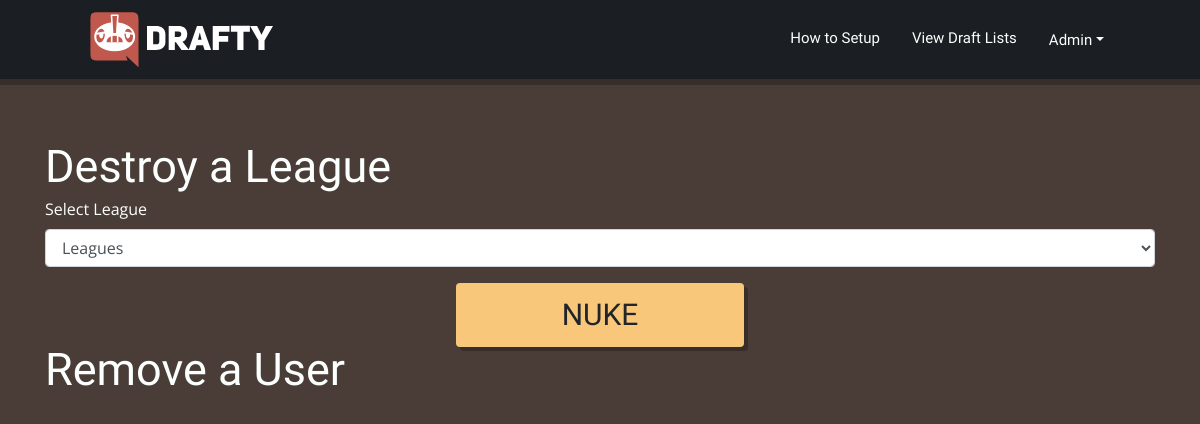
Page /manage_leagues on the earlier database version.
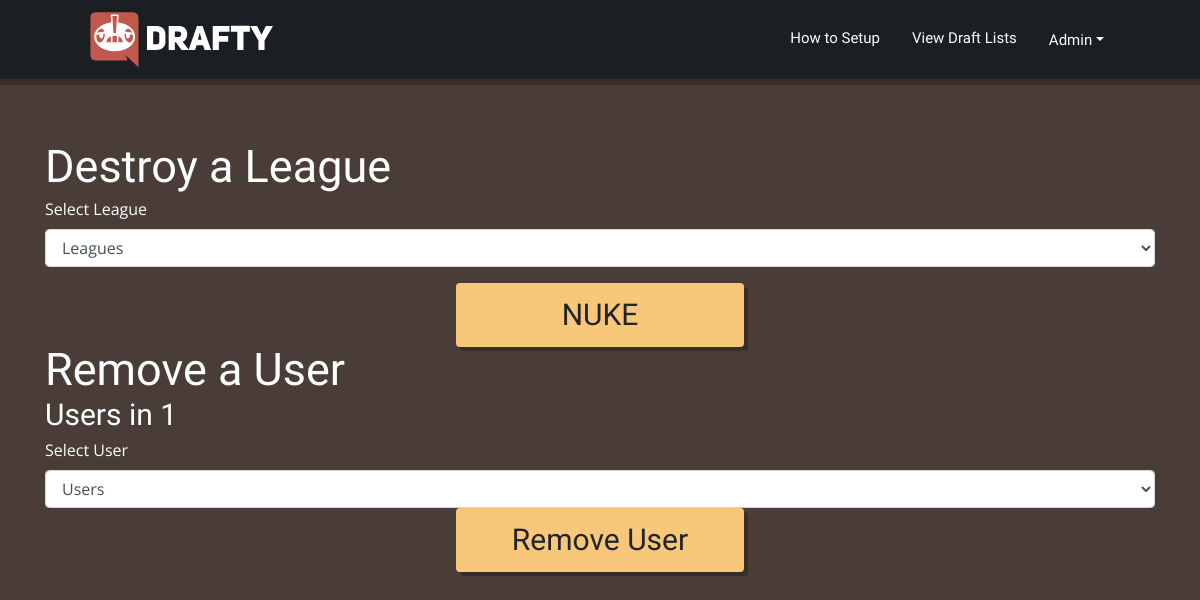
Same page on the later database version.
### db/py/tables.py (models this page shows)
class League(Base):
    __tablename__ = "league"
    id = Column('id', Integer, primary_key=True)
    name = Column('name', String(256), unique=True)
    format =  Column('format', String(20))
    dlist_id = Column('dlist_id', Integer, ForeignKey('draftlist.id'))
    users = relationship("User", cascade="all,delete", backref="league")
    matches_leagues = relationship("MatchLeague", cascade="all,delete", backref="league")

### web_app/__init__.py (the view, shortened to what this page needs)
@app.route('/manage_leagues', methods=["GET", "POST"])
def manage_leagues():
  q = Query(file_path)
  lgs = q.fetch_leagues()
  users = q.fetch_users()
  return render_template('./admin/manage_leagues.html', lgs=lgs, users=users)

### web_app/py/queries.py (called while the page is built)
  def fetch_leagues(self):
    lgs = session.query(League).all()
    return lgs

  def fetch_users(self):
    return session.query(User).all()

### web_app/templates/admin/manage_leagues.html (shortened to what this page needs)
{% extends "_base.html" %}
{% block body %}
<main class="contact">
  <section class="manage-league">
    <div class="container">
      <h1>Destroy a League</h1>
      <form action="#" method="POST">
        <div class="form-group">
          <label>Select League</label></br>
          <select class="form-control" id="del-league" name="del-league" placeholder="Select a league" required>
            <option value="" selected disabled>Leagues</option>
          </select>
        </div>
        <center><button name="del-league" type="submit" class="btn submit-league" id="submit">NUKE</button></center>
      </form>
      <h1>Remove a User</h1>
      <form action="#" method="POST">
        <div class="form-group">
          {% for lg in lgs %}
          <h2>Users in {{ lg.name }}</h2>
          <label>Select User</label></br>
          <select class="form-control" id="del-user" name="del-user" placeholder="Select a user">
            <option value="" selected disabled>Users</option>
          </select>
          <center><button name="del-user" type="submit" class="btn submit-league" id="submit">Remove User</button></center>
          {% endfor %}
        </div>
      </form>
    </div>
    </section>
</main>
{% endblock %}

### web_app/templates/_base.html (shortened to what this page needs)
<!DOCTYPE html>
<head>
    <link rel="stylesheet" href="{{url_for('static', filename='node_modules/bootstrap/dist/css/bootstrap.min.css')}}">
    <link rel="stylesheet" href="{{url_for('static', filename='css/style.css')}}">
</head>
<body>
  <header class="header">
    <div class="menu">
      <nav class="navbar fixed-top navbar-expand-lg ">
      <a class="navbar-brand" href="/"><img src="../static/images/logo_text.svg" alt="Image failed to load"></img></a>
      <div class="collapse navbar-collapse" id="navbarNav">
        <ul class="navbar-nav">
          <li class="nav-item">
            <a class="nav-link" href="/how_to_setup">How to Setup</a>
          </li>
          <li class="nav-item">
            <a class="nav-link" href="/draftlists">View Draft Lists</a>
          </li>
          <li class="nav-item dropdown" aria-labelledby="dropdownMenuButton">
            <a class="nav-link dropdown-toggle" id="navbarDropdown" role="button">Admin</a>
          </li>
        </ul>
      </div>
      </nav>
    </div>
  </header>
    {% block body %}{% endblock %}
</body>

### web_app/static/css/partials/_global.css (style rules this page uses)
html,body { margin: 0%; box-sizing: border-box; background-color: var(--dark); width: 100%; height: 100%; font-family:"Open Sans"; overflow-x: hidden; color: var(--my-white); }
h1 { font: normal 500 45px/45px "Work Sans"; }
h2 { font: normal 500 30px/30px "Work Sans"; }
.container { padding-top: 12%; }

### web_app/static/css/navbar.css (style rules this page uses)
.navbar { background-color: var(--my-black); box-shadow: 0px 6px rgba(0, 0, 0, 0.25); }
.header .menu .navbar .navbar-brand { padding: 0 .5rem 0 .5rem; border-radius:100%; }
.header .menu .navbar { padding: .75rem 5rem; }
.header .menu .nav-item .nav-link { font: normal 500 15px/2px "Work Sans"; padding: 1rem; color: var(--my-white); }
.header .menu .navbar-nav a { transition: all 0.25s ease .1s; }
.header .navbar-brand img { width: 12rem; }

### web_app/static/css/admin.css (style rules this page uses)
.btn { background-color: var(--tertiary-color); width: 10rem; box-shadow: 4px 4px rgba(0, 0, 0, 0.25); }
.submit-league { font: normal 500 30px/50px "Work Sans"; width: 18rem; }

Differences in the rows shown:
added League: name "1"
